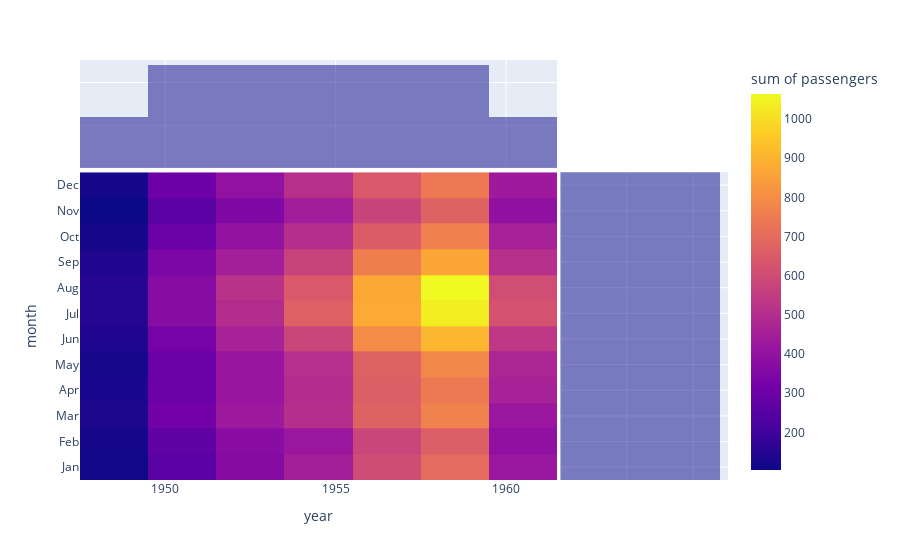

Notebook code cell kept with this figure:
### Code cell
# Step 4: Create a density heatmap with marginal histograms
heatmap_with_histograms = px.density_heatmap(flights, x='year', y='month', z='passengers', 
                                            marginal_x="histogram", marginal_y="histogram")
heatmap_with_histograms

### Figure 1 — Plotly figure (JSON) as saved in the notebook; plotly's stock layout.template omitted (floating-point values rounded to 4 significant figures; data arrays with more than 128 entries replaced by an {"elided": "..."} marker saying what was removed)
{"data": [{"coloraxis": "coloraxis", "histfunc": "sum", "hovertemplate": "year=%{x}<br>month=%{y}<br>sum of passengers=%{z}<extra></extra>", "name": "", "type": "histogram2d", "x": {"elided": "144 int values"}, "xaxis": "x", "xbingroup": "x", "y": {"elided": "144 str values"}, "yaxis": "y", "ybingroup": "y", "z": {"elided": "144 int values"}}, {"alignmentgroup": "True", "bingroup": "x", "hovertemplate": "year=%{x}<br>count=%{y}<extra></extra>", "legendgroup": "", "marker": {"color": "#0d0887"}, "name": "", "offsetgroup": "", "opacity": 0.5, "showlegend": false, "type": "histogram", "x": {"elided": "144 int values"}, "xaxis": "x3", "yaxis": "y3"}, {"alignmentgroup": "True", "bingroup": "y", "hovertemplate": "month=%{y}<br>count=%{x}<extra></extra>", "legendgroup": "", "marker": {"color": "#0d0887"}, "name": "", "offsetgroup": "", "opacity": 0.5, "showlegend": false, "type": "histogram", "xaxis": "x2", "y": {"elided": "144 str values"}, "yaxis": "y2"}], "layout": {"barmode": "overlay", "coloraxis": {"colorbar": {"title": {"text": "sum of passengers"}}, "colorscale": [[0, "#0d0887"], [0.1111, "#46039f"], [0.2222, "#7201a8"], [0.3333, "#9c179e"], [0.4444, "#bd3786"], [0.5556, "#d8576b"], [0.6667, "#ed7953"], [0.7778, "#fb9f3a"], [0.8889, "#fdca26"], [1, "#f0f921"]]}, "legend": {"tracegroupgap": 0}, "margin": {"t": 60}, "xaxis": {"anchor": "y", "domain": [0, 0.7363], "title": {"text": "year"}}, "xaxis2": {"anchor": "y2", "domain": [0.7413, 1], "matches": "x2", "showgrid": true, "showline": false, "showticklabels": false, "ticks": ""}, "xaxis3": {"anchor": "y3", "domain": [0, 0.7363], "matches": "x", "showgrid": true, "showticklabels": false}, "xaxis4": {"anchor": "y4", "domain": [0.7413, 1], "matches": "x2", "showgrid": true, "showline": false, "showticklabels": false, "ticks": ""}, "yaxis": {"anchor": "x", "domain": [0, 0.7326], "title": {"text": "month"}}, "yaxis2": {"anchor": "x2", "domain": [0, 0.7326], "matches": "y", "showgrid": true, "showticklabels": false}, "yaxis3": {"anchor": "x3", "domain": [0.7426, 1], "matches": "y3", "showgrid": true, "showline": false, "showticklabels": false, "ticks": ""}, "yaxis4": {"anchor": "x4", "domain": [0.7426, 1], "matches": "y3", "showgrid": true, "showline": false, "showticklabels": false, "ticks": ""}}}
